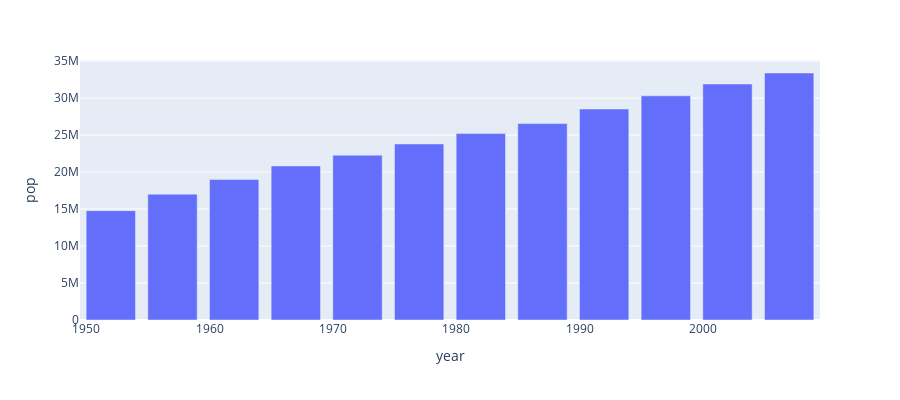

The code cell stored with this chart in its notebook:
### Code cell
data_canada = px.data.gapminder().query('country == "Canada"')
fig = px.bar(data_canada, x='year', y='pop', height=400)
fig.show()

### Figure 1 — Plotly figure (JSON) as saved in the notebook; plotly's stock layout.template omitted (floating-point values rounded to 4 significant figures)
{"data": [{"alignmentgroup": "True", "hovertemplate": "year=%{x}<br>pop=%{y}<extra></extra>", "legendgroup": "", "marker": {"color": "#636efa"}, "name": "", "offsetgroup": "", "orientation": "v", "showlegend": false, "textposition": "auto", "type": "bar", "x": [1952, 1957, 1962, 1967, 1972, 1977, 1982, 1987, 1992, 1997, 2002, 2007], "xaxis": "x", "y": [14785584, 17010154, 18985849, 20819767, 22284500, 23796400, 25201900, 26549700, 28523502, 30305843, 31902268, 33390141], "yaxis": "y"}], "layout": {"barmode": "relative", "height": 400, "legend": {"tracegroupgap": 0}, "margin": {"t": 60}, "xaxis": {"anchor": "y", "domain": [0, 1], "title": {"text": "year"}}, "yaxis": {"anchor": "x", "domain": [0, 1], "title": {"text": "pop"}}}}
